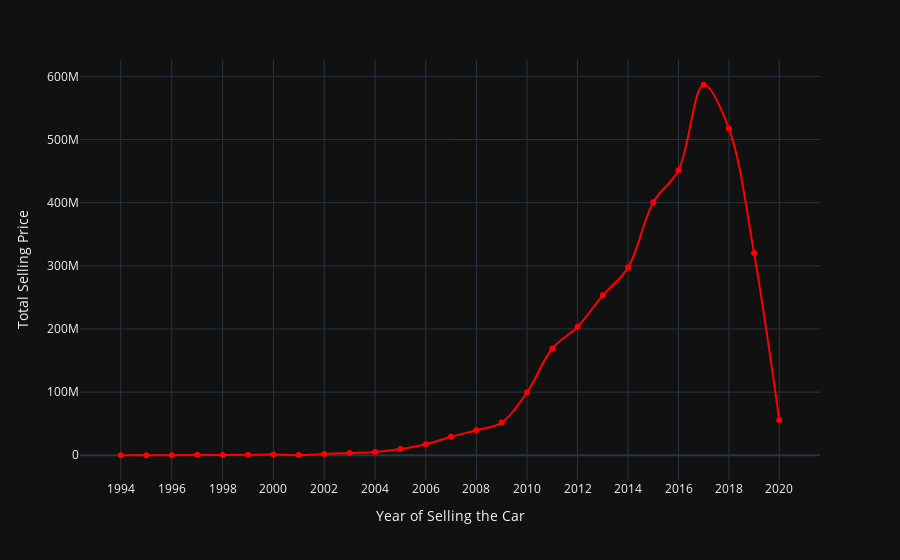

Notebook code for this chart:
### Markdown cell above
#### Total Selling Price per Years

### Code cell
sum_Price_Years = df.groupby('year')['selling_price'].sum()
px.line(sum_Price_Years,
        x = sum_Price_Years.index,
        y = sum_Price_Years.values,
        labels={'y':'Total Selling Price','year':'Year of Selling the Car'},
        template = 'plotly_dark',
        markers = True,
        line_shape = 'spline',
        color_discrete_sequence = ['red'],
        log_x = True)

### Figure 1 — Plotly figure (JSON) as saved in the notebook; plotly's stock layout.template omitted (floating-point values rounded to 4 significant figures)
{"data": [{"hovertemplate": "Year of Selling the Car=%{x}<br>Total Selling Price=%{y}<extra></extra>", "legendgroup": "", "line": {"color": "red", "dash": "solid", "shape": "spline"}, "marker": {"symbol": "circle"}, "mode": "lines+markers", "name": "", "orientation": "v", "showlegend": false, "type": "scatter", "x": [1994, 1995, 1996, 1997, 1998, 1999, 2000, 2001, 2002, 2003, 2004, 2005, 2006, 2007, 2008, 2009, 2010, 2011, 2012, 2013, 2014, 2015, 2016, 2017, 2018, 2019, 2020], "xaxis": "x", "y": [144000, 55000, 82000, 774999, 521000, 927000, 1100957, 279000, 1971999, 3702599, 5261855, 9790499, 17387148, 29244433, 39636517, 51797989, 99421988, 169077977, 203486979, 253263969, 297172962, 400754963, 451493975, 586750970, 517232981, 320234986, 55965997], "yaxis": "y"}], "layout": {"legend": {"tracegroupgap": 0}, "margin": {"t": 60}, "xaxis": {"anchor": "y", "domain": [0, 1], "title": {"text": "Year of Selling the Car"}, "type": "log"}, "yaxis": {"anchor": "x", "domain": [0, 1], "title": {"text": "Total Selling Price"}}}}
